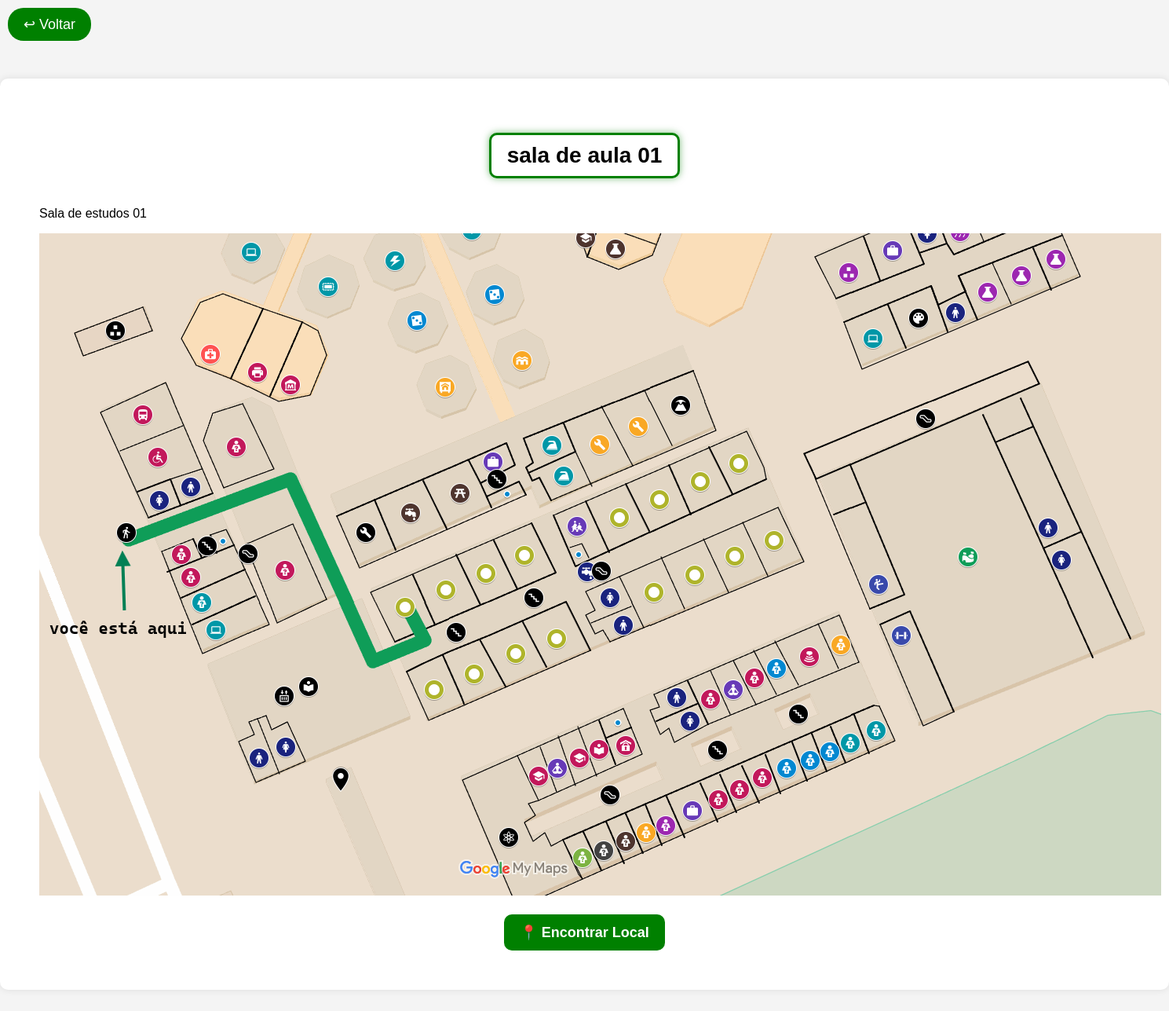
The page /evento/1 on the database its author committed.
### models.py (models this page shows)
class Evento(db.Model):
    id = db.Column(db.Integer, primary_key=True)
    titulo = db.Column(db.String(150), nullable=False)
    descricao = db.Column(db.Text, nullable=False)
    imagem = db.Column(db.String(300), nullable=True)
    tipo = db.Column(db.String(50), nullable=False)

### routes.py (the view)
@routes.route('/evento/<int:evento_id>')
def detalhes_evento(evento_id):
    evento = Evento.query.get_or_404(evento_id)
    return render_template('evento.html', evento=evento)

### templates/evento.html (shortened to what this page needs)
<!DOCTYPE html>
<html lang="pt-br">
<head>
    <link rel="stylesheet" href="{{ url_for('static', filename='css/styles.css') }}">
</head>
<body>
    <div class="button-container">
        <button class="back-button" onclick="window.history.back()">↩ Voltar</button>
    </div>
    <div class="evento">
        <h1 class="titulo-evento">{{ evento.titulo }}</h1>
        <p class="descricao">{{ evento.descricao }}</p>
        {% if evento.imagem %}
        <img src="{{ url_for('static', filename='img/eventos/' ~ evento.imagem) }}" alt="{{ evento.titulo }}">
        {% endif %}
        <div style="text-align: center; margin-top: 20px;">
            <button class="encontrar-local" onclick="window.location.href='/mapa'">📍 Encontrar Local</button>
        </div>
    </div>
</body>
</html>

### static/css/styles.css (style rules this page uses)
body { font-family: Arial, sans-serif; text-align: center; background-color: #f4f4f4; margin: 0; padding: 0; }
.evento { width: auto; margin: 100px auto; padding: 50px; background: white; border-radius: 10px; box-shadow: 0 0 10px rgba(0, 0, 0, 0.1); position: relative; }
.descricao { text-align: left; }
h1 { margin-bottom: 20px; }
.titulo-evento { display: inline-block; border: 3px solid green; padding: 10px 20px; border-radius: 10px; font-size: 28px; font-weight: bold; text-align: center; background-color: white; box-shadow: 0px 0px 10px rgba(0, 128, 0, 0.5); }
.button-container { position: absolute; top: 10px; left: 10px; display: flex; align-items: center; gap: 10px; }
.back-button { display: flex; align-items: center; background: green; border: none; border-radius: 20px; cursor: pointer; font-size: 18px; color: white; padding: 10px 20px; width: auto; }
.encontrar-local { background-color: green; color: white; border: none; padding: 12px 20px; font-size: 18px; font-weight: bold; border-radius: 10px; cursor: pointer; transition: 0.3s; }

### rows shown on the page
Evento: titulo "sala de aula 01", descricao "Sala de estudos 01", imagem (picture)
